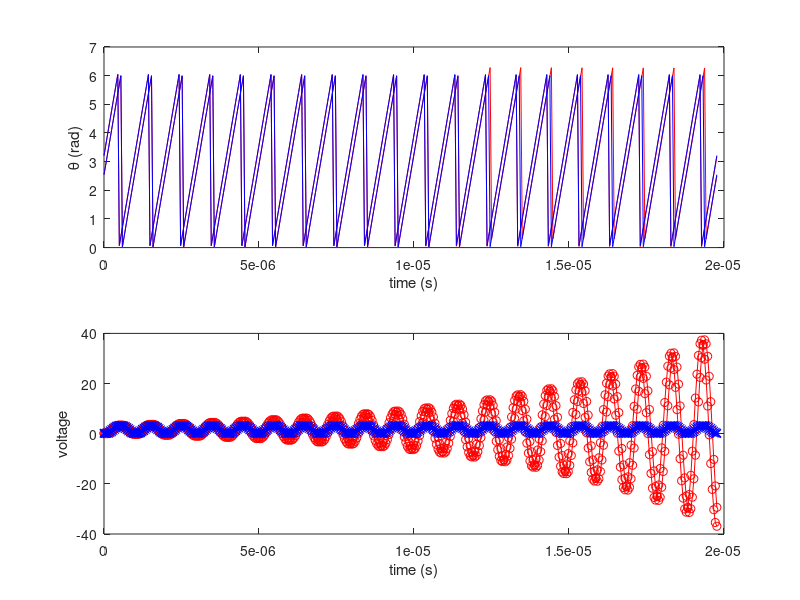

The MATLAB source for this figure:

rng(0)
clear all
close all

n = 2;

% R = 1e3*ones(n);
R = 1e3*rand(n);
R = (R+R.')/2;
R(1:n+1:end) = 0;

ind = 33e-6;
cap = 750e-12;
f0 = 1/(2*pi*sqrt(ind*cap)); % ~1MHz
omega0 = 2*pi*f0;
T0 = 1/f0;

% Opposite polarity coupling
% TODO
% s = (-1).^(0:n-1);
% S = diag(s);
S = [1 0; 0 -1];

Gij = 1 ./ R;
Gij(1:n+1:end) = 0;
g = sum(Gij,2);
G = diag(g) - S.*Gij.*S.';

Rcomp = 516.5; % trial and error
Gcomp = (1/(Rcomp*cap))*eye(n);
% Gcomp = 0;

% 1. KCL Model
A = [zeros(n) eye(n); -(1/(ind*cap))*eye(n) -(1/cap)*G+Gcomp];
B = zeros(size(A,1));
C = eye(2*n);
sys = ss(A, B, C, 0);

Vdd = 3.3;
Vm = Vdd/2;

% TODO Check these units
theta0 = 2*pi*rand(1,n);
v0 = cos(theta0).';
dv0 = -omega0*sin(theta0).';
X0 = [v0; dv0];

P = 20;
dt = T0/P;
t = 0:dt:P*T0;

% U = zeros(length(t), 2*n);
% X = lsim(sys, U, t, X0);

X = initial(sys, X0, t);
v = X(:,1:n);
dv = X(:,n+1:end);

V1 = Vm*v + Vm;

theta1 = unwrap(atan2(-dv/omega0, v), [], 1);

% 2. Kuramoto Model
% K = -G;
% K = (S.*Gij)/(cap*omega0);
K = (S.*Gij.*S.')/(cap*omega0);
K(1:n+1:end) = 0; 
% K = Gij / (cap*omega0);

omegan = sqrt(max(omega0^2 - (g./(2*cap)).^2, 0)); % clip NaNs

kura  = @(t,th) omega0.*ones(n,1) + sum(K.*sin(th'-th), 2);

[~, theta2] = ode45(kura, t, theta0);
V2 = Vm*cos(theta2) + Vm;

figure
subplot(2,1,1)
plot(t, mod(theta1, 2*pi), 'r'), hold on % KCL
plot(t, mod(theta2, 2*pi), 'b') % Kuramoto
xlabel('time (s)')
ylabel('\theta (rad)')
hold off

subplot(2,1,2)
plot(t, V1, 'r-o'), hold on
plot(t, V2, 'b-x')
xlabel('time (s)')
ylabel('voltage')